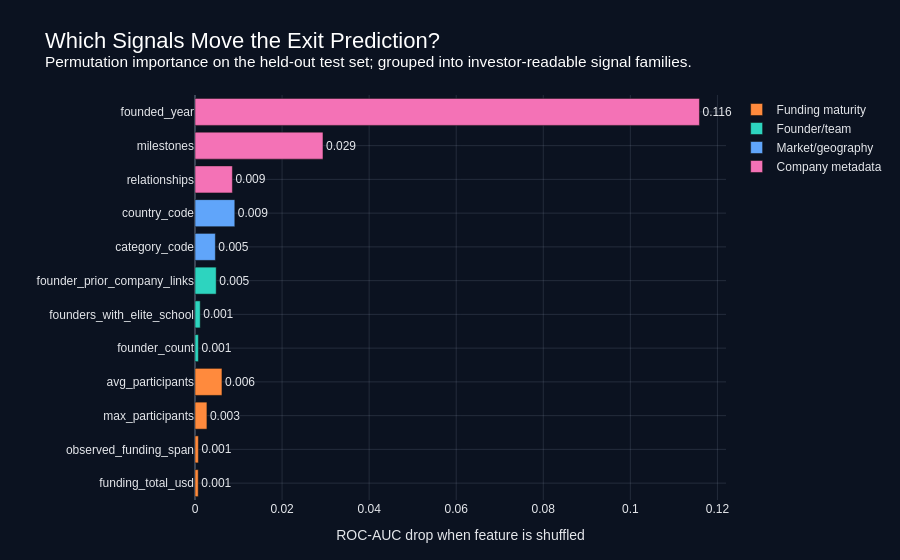

Notebook source saved alongside this figure:
### Code cell
# Interactive Chart 1: ML signal importance.
top_imp = importance.head(12).sort_values("importance", ascending=True).copy()
top_imp["signal_group"] = np.select(
    [
        top_imp["feature"].str.contains("founder|degree|elite|mba|phd", case=False, regex=True),
        top_imp["feature"].str.contains("fund|round|participants", case=False, regex=True),
        top_imp["feature"].str.contains("country|category", case=False, regex=True),
    ],
    ["Founder/team", "Funding maturity", "Market/geography"],
    default="Company metadata"
)

fig = px.bar(
    top_imp,
    x="importance",
    y="feature",
    color="signal_group",
    orientation="h",
    text=top_imp["importance"].map(lambda x: f"{x:.3f}"),
    color_discrete_map={
        "Founder/team": COLOR_TEAL,
        "Funding maturity": COLOR_ORANGE,
        "Market/geography": COLOR_BLUE,
        "Company metadata": COLOR_PINK,
    },
    hover_data={"importance": ":.4f", "signal_group": True, "feature": False},
)
fig.update_traces(textposition="outside", cliponaxis=False)
fig = polish_fig(
    fig,
    "Which Signals Move the Exit Prediction?",
    "Permutation importance on the held-out test set; grouped into investor-readable signal families.",
    height=560,
)
fig.update_xaxes(title="ROC-AUC drop when feature is shuffled")
fig.update_yaxes(title="")
fig.show()

display(Markdown(
    "**Dashboard insight:** Funding still carries the strongest predictive signal, but FounderRadar adds context "
    "by separating financial maturity from founder/team and market/geography signals."
))

### Figure 1 — Plotly figure (JSON) as saved in the notebook; plotly's stock layout.template omitted (floating-point values rounded to 4 significant figures)
{"data": [{"cliponaxis": false, "customdata": [["Funding maturity"], ["Funding maturity"], ["Funding maturity"], ["Funding maturity"]], "hovertemplate": "signal_group=%{customdata[0]}<br>importance=%{x:.4f}<br>text=%{text}<extra></extra>", "legendgroup": "Funding maturity", "marker": {"color": "#FF8A3D", "pattern": {"shape": ""}}, "name": "Funding maturity", "orientation": "h", "showlegend": true, "text": ["0.001", "0.001", "0.003", "0.006"], "textposition": "outside", "type": "bar", "x": [0.0007399, 0.0007771, 0.00274, 0.006192], "xaxis": "x", "y": ["funding_total_usd", "observed_funding_span", "max_participants", "avg_participants"], "yaxis": "y"}, {"cliponaxis": false, "customdata": [["Founder/team"], ["Founder/team"], ["Founder/team"]], "hovertemplate": "signal_group=%{customdata[0]}<br>importance=%{x:.4f}<br>text=%{text}<extra></extra>", "legendgroup": "Founder/team", "marker": {"color": "#2DD4BF", "pattern": {"shape": ""}}, "name": "Founder/team", "orientation": "h", "showlegend": true, "text": ["0.001", "0.001", "0.005"], "textposition": "outside", "type": "bar", "x": [0.0007838, 0.001201, 0.004871], "xaxis": "x", "y": ["founder_count", "founders_with_elite_school", "founder_prior_company_links"], "yaxis": "y"}, {"cliponaxis": false, "customdata": [["Market/geography"], ["Market/geography"]], "hovertemplate": "signal_group=%{customdata[0]}<br>importance=%{x:.4f}<br>text=%{text}<extra></extra>", "legendgroup": "Market/geography", "marker": {"color": "#60A5FA", "pattern": {"shape": ""}}, "name": "Market/geography", "orientation": "h", "showlegend": true, "text": ["0.005", "0.009"], "textposition": "outside", "type": "bar", "x": [0.00468, 0.009148], "xaxis": "x", "y": ["category_code", "country_code"], "yaxis": "y"}, {"cliponaxis": false, "customdata": [["Company metadata"], ["Company metadata"], ["Company metadata"]], "hovertemplate": "signal_group=%{customdata[0]}<br>importance=%{x:.4f}<br>text=%{text}<extra></extra>", "legendgroup": "Company metadata", "marker": {"color": "#F472B6", "pattern": {"shape": ""}}, "name": "Company metadata", "orientation": "h", "showlegend": true, "text": ["0.009", "0.029", "0.116"], "textposition": "outside", "type": "bar", "x": [0.008586, 0.0294, 0.1159], "xaxis": "x", "y": ["relationships", "milestones", "founded_year"], "yaxis": "y"}], "layout": {"barmode": "relative", "font": {"color": "#E5E7EB", "family": "Arial"}, "height": 560, "legend": {"title": {"text": ""}, "tracegroupgap": 0}, "margin": {"b": 60, "l": 70, "r": 40, "t": 95}, "paper_bgcolor": "#0B1220", "plot_bgcolor": "#0B1220", "title": {"font": {"color": "#FFFFFF", "size": 22}, "text": "Which Signals Move the Exit Prediction?<br><sup>Permutation importance on the held-out test set; grouped into investor-readable signal families.</sup>"}, "xaxis": {"anchor": "y", "domain": [0, 1], "gridcolor": "rgba(148,163,184,0.18)", "title": {"text": "ROC-AUC drop when feature is shuffled"}, "zerolinecolor": "rgba(148,163,184,0.35)"}, "yaxis": {"anchor": "x", "domain": [0, 1], "gridcolor": "rgba(148,163,184,0.18)", "title": {"text": ""}, "zerolinecolor": "rgba(148,163,184,0.35)"}}}
